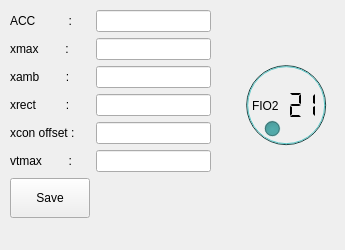
            <widget class="QWidget" name="page_4">
             <widget class="QWidget" name="formLayoutWidget">
              <property name="geometry">
               <rect>
                <x>10</x>
                <y>10</y>
                <width>201</width>
                <height>231</height>
               </rect>
              </property>
              <layout class="QFormLayout" name="formLayout">
               <item row="0" column="0">
                <widget class="QLabel" name="label_2">
                 <property name="minimumSize">
                  <size>
                   <width>0</width>
                   <height>0</height>
                  </size>
                 </property>
                 <property name="text">
                  <string>ACC          :</string>
                 </property>
                </widget>
               </item>
               <item row="0" column="1">
                <widget class="QLineEdit" name="t_acc">
                 <property name="minimumSize">
                  <size>
                   <width>0</width>
                   <height>0</height>
                  </size>
                 </property>
                </widget>
               </item>
               <item row="1" column="0">
                <widget class="QLabel" name="label_3">
                 <property name="text">
                  <string>xmax        :</string>
                 </property>
                </widget>
               </item>
               <item row="1" column="1">
                <widget class="QLineEdit" name="t_xmax"/>
               </item>
               <item row="2" column="0">
                <widget class="QLabel" name="label_4">
                 <property name="text">
                  <string>xamb        :</string>
                 </property>
                </widget>
               </item>
               <item row="3" column="0">
                <widget class="QLabel" name="label_xrect">
                 <property name="text">
                  <string>xrect         :</string>
                 </property>
                </widget>
               </item>
               <item row="2" column="1">
                <widget class="QLineEdit" name="t_xamb"/>
               </item>
               <item row="3" column="1">
                <widget class="QLineEdit" name="t_xrect"/>
               </item>
               <item row="4" column="0">
                <widget class="QLabel" name="label_5">
                 <property name="text">
                  <string>xcon offset :</string>
                 </property>
                </widget>
               </item>
               <item row="4" column="1">
                <widget class="QLineEdit" name="t_xconoffset"/>
               </item>
               <item row="6" column="0">
                <widget class="QPushButton" name="btnsavemachinesetup">
                 <property name="minimumSize">
                  <size>
                   <width>0</width>
                   <height>40</height>
                  </size>
                 </property>
                 <property name="text">
                  <string>Save</string>
                 </property>
                </widget>
               </item>
               <item row="5" column="0">
                <widget class="QLabel" name="label_6">
                 <property name="text">
                  <string>vtmax        :</string>
                 </property>
                </widget>
               </item>
               <item row="5" column="1">
                <widget class="QLineEdit" name="t_vtmax"/>
               </item>
              </layout>
             </widget>
             <widget class="QDial" name="fiodial">
              <property name="enabled">
               <bool>false</bool>
              </property>
              <property name="geometry">
               <rect>
                <x>236</x>
                <y>55</y>
                <width>100</width>
                <height>100</height>
               </rect>
              </property>
              <property name="minimumSize">
               <size>
                <width>100</width>
                <height>100</height>
               </size>
              </property>
              <property name="styleSheet">
               <string notr="true">background-color: rgb(0,20,20)</string>
              </property>
              <property name="minimum">
               <number>21</number>
              </property>
              <property name="maximum">
               <number>80</number>
              </property>
             </widget>
             <widget class="QLabel" name="label_16">
              <property name="geometry">
               <rect>
                <x>252</x>
                <y>99</y>
                <width>32</width>
                <height>14</height>
               </rect>
              </property>
              <property name="styleSheet">
               <string notr="true">color:black</string>
              </property>
              <property name="text">
               <string>FIO2</string>
              </property>
             </widget>
             <widget class="QLCDNumber" name="fiolcd">
              <property name="geometry">
               <rect>
                <x>270</x>
                <y>90</y>
                <width>52</width>
                <height>30</height>
               </rect>
              </property>
              <property name="minimumSize">
               <size>
                <width>0</width>
                <height>0</height>
               </size>
              </property>
              <property name="styleSheet">
               <string notr="true">color:black</string>
              </property>
              <property name="frameShape">
               <enum>QFrame::NoFrame</enum>
              </property>
              <property name="frameShadow">
               <enum>QFrame::Plain</enum>
              </property>
              <property name="digitCount">
               <number>3</number>
              </property>
              <property name="segmentStyle">
               <enum>QLCDNumber::Flat</enum>
              </property>
              <property name="intValue" stdset="0">
               <number>21</number>
              </property>
             </widget>
            </widget>
